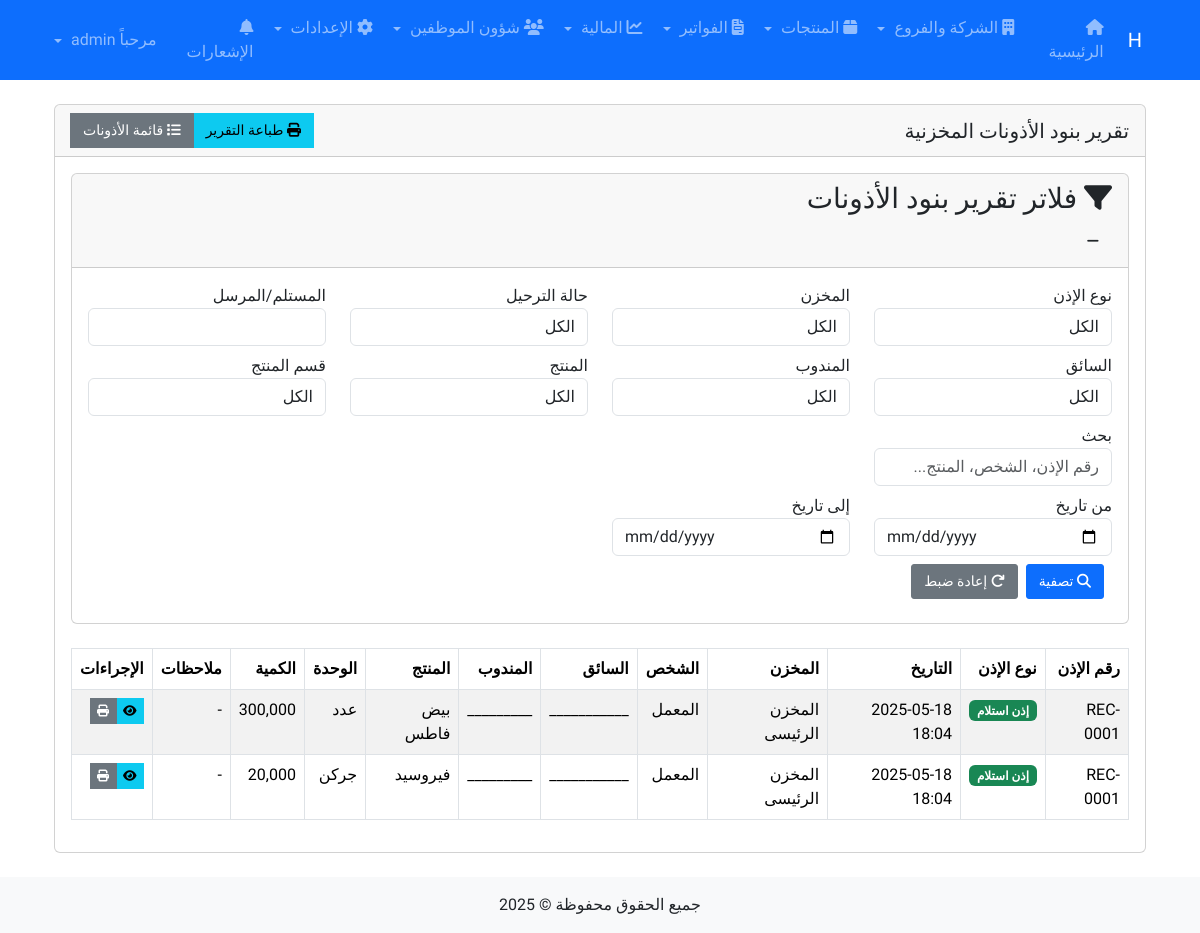
Page /finances/reports/store-permits/ (signed in) on the committed database.
### finances/models.py (models this page shows, shortened)
class StorePermitItem(models.Model):
    permit = models.ForeignKey(StorePermit, on_delete=models.CASCADE, related_name='items', verbose_name=_("الإذن"))
    product = models.ForeignKey(Product, on_delete=models.CASCADE, related_name='permit_items', verbose_name=_("المنتج"))
    product_unit = models.ForeignKey(ProductUnit, on_delete=models.CASCADE, related_name='permit_items', verbose_name=_("وحدة المنتج"))
    quantity = models.DecimalField(_("الكمية"), max_digits=15, decimal_places=3)
    notes = models.TextField(_("ملاحظات"), blank=True, null=True)
    created_transaction = models.OneToOneField(ProductTransaction, on_delete=models.SET_NULL,
                                          null=True, blank=True, related_name='created_by_permit_item',
                                          verbose_name=_("حركة المنتج المنشأة"))
    class Meta:
        verbose_name = _("بند إذن مخزني")
        verbose_name_plural = _("بنود أذونات المخزن")

class StorePermit(models.Model):
    ISSUE = 'issue'
    RECEIVE = 'receive'
    PERMIT_TYPES = [
        (ISSUE, _("إذن صرف")),
        (RECEIVE, _("إذن استلام")),
    ]
    number = models.CharField(_("رقم الإذن"), max_length=50, unique=True)
    permit_type = models.CharField(_("نوع الإذن"), max_length=10, choices=PERMIT_TYPES)
    date = models.DateTimeField(_("تاريخ الإذن"), default=timezone.now)
    store = models.ForeignKey(Store, on_delete=models.CASCADE, related_name='permits', verbose_name=_("المخزن"))
    person_name = models.CharField(_("اسم الشخص"), max_length=255, help_text=_("المستلم في حالة الصرف أو المرسل في حالة الاستلام"))
    driver = models.ForeignKey(Driver, on_delete=models.SET_NULL, null=True, blank=True, related_name='permits', verbose_name=_("السائق"))
    representative = models.ForeignKey(Representative, on_delete=models.SET_NULL, null=True, blank=True, related_name='permits', verbose_name=_("المندوب"))
    reference_number = models.CharField(_("الرقم المرجعي"), max_length=50, blank=True, null=True)
    notes = models.TextField(_("ملاحظات"), blank=True, null=True)
    is_posted = models.BooleanField(_("مرحل"), default=False)
    class Meta:
        verbose_name = _("إذن مخزني")
        verbose_name_plural = _("أذونات المخزن")
        ordering = ['-date']

### core/models.py (models this page shows, shortened)
class Store(models.Model):
    branch = models.ForeignKey(Branch, on_delete=models.CASCADE, related_name='stores', verbose_name=_("الفرع"))
    name = models.CharField(_("اسم المخزن"), max_length=255)
    address = models.TextField(_("العنوان"), blank=True, null=True)
    keeper = models.CharField(_("أمين المخزن"), max_length=255, blank=True, null=True)
    notes = models.TextField(_("ملاحظات"), blank=True, null=True)
    class Meta:
        verbose_name = _("مخزن")
        verbose_name_plural = _("المخازن")

class Driver(models.Model):
    name = models.CharField(_("الاسم"), max_length=255)
    phone = models.CharField(_("رقم الهاتف"), max_length=20, blank=True, null=True)
    address = models.TextField(_("العنوان"), blank=True, null=True)
    id_number = models.CharField(_("رقم الهوية"), max_length=20, blank=True, null=True)
    license_number = models.CharField(_("رقم الرخصة"), max_length=20, blank=True, null=True)
    notes = models.TextField(_("ملاحظات"), blank=True, null=True)
    class Meta:
        verbose_name = _("سائق")
        verbose_name_plural = _("السائقين")

class Representative(models.Model):
    name = models.CharField(_("الاسم"), max_length=255)
    phone = models.CharField(_("رقم الهاتف"), max_length=20, blank=True, null=True)
    address = models.TextField(_("العنوان"), blank=True, null=True)
    id_number = models.CharField(_("رقم الهوية"), max_length=20, blank=True, null=True)
    commission_percentage = models.DecimalField(_("نسبة العمولة"), max_digits=5, decimal_places=2, default=0)
    notes = models.TextField(_("ملاحظات"), blank=True, null=True)
    class Meta:
        verbose_name = _("مندوب")
        verbose_name_plural = _("المناديب")

### products/models.py (models this page shows, shortened)
class Product(models.Model):
    name = models.CharField(_("اسم المنتج"), max_length=255)
    code = models.CharField(_("كود المنتج"), max_length=50, blank=True, null=True)
    barcode = models.CharField(_("الباركود"), max_length=50, blank=True, null=True)
    category = models.ForeignKey(Category, on_delete=models.SET_NULL, blank=True, null=True,
                               related_name='products', verbose_name=_("القسم"))
    default_store = models.ForeignKey(Store, on_delete=models.SET_NULL, blank=True, null=True,
                                    related_name='default_products', verbose_name=_("المخزن الافتراضي"))
    initial_balance = models.DecimalField(_("الرصيد الافتتاحي"), max_digits=15, decimal_places=3, default=0)
    current_balance = models.DecimalField(_("الرصيد الحالي"), max_digits=15, decimal_places=3, default=0)
    image = models.ImageField(_("صورة المنتج"), upload_to='product_images/', blank=True, null=True)
    description = models.TextField(_("الوصف"), blank=True, null=True)
    is_active = models.BooleanField(_("نشط"), default=True)
    class Meta:
        verbose_name = _("منتج")
        verbose_name_plural = _("المنتجات")

class ProductUnit(models.Model):
    product = models.ForeignKey(Product, on_delete=models.CASCADE, related_name='units', verbose_name=_("المنتج"))
    unit = models.ForeignKey(Unit, on_delete=models.CASCADE, related_name='product_units', verbose_name=_("الوحدة"))
    conversion_factor = models.DecimalField(_("معامل التحويل"), max_digits=10, decimal_places=3, default=1)
    purchase_price = models.DecimalField(_("سعر الشراء"), max_digits=15, decimal_places=2, default=0)
    selling_price = models.DecimalField(_("سعر البيع"), max_digits=15, decimal_places=2, default=0)
    barcode = models.CharField(_("باركود الوحدة"), max_length=50, blank=True, null=True)
    is_default_purchase = models.BooleanField(_("وحدة الشراء الافتراضية"), default=False)
    is_default_sale = models.BooleanField(_("وحدة البيع الافتراضية"), default=False)
    class Meta:
        verbose_name = _("وحدة المنتج")
        verbose_name_plural = _("وحدات المنتجات")
        unique_together = [['product', 'unit']]

class Unit(models.Model):
    name = models.CharField(_("اسم الوحدة"), max_length=255)
    symbol = models.CharField(_("الرمز"), max_length=10)
    class Meta:
        verbose_name = _("وحدة")
        verbose_name_plural = _("وحدات القياس")

### finances/views/reports/store_permits_report.py (the view, shortened to what this page needs)
# urls.py: path('reports/store-permits/', views.store_permits_report, name='store_permits_report'),
@login_required
def store_permits_report(request):
    settings = SystemSettings.get_settings()
    permit_items = StorePermitItem.objects.select_related(
        'permit', 'product', 'product_unit', 'product_unit__unit',
        'permit__store', 'permit__driver', 'permit__representative'
    ).order_by('-permit__date')
    permit_type = request.GET.get('permit_type')
    if permit_type:
        permit_items = permit_items.filter(permit__permit_type=permit_type)
    store_id = request.GET.get('store')
    if store_id:
        permit_items = permit_items.filter(permit__store_id=store_id)
    is_posted = request.GET.get('is_posted')
    if is_posted == 'yes':
        permit_items = permit_items.filter(permit__is_posted=True)
    elif is_posted == 'no':
        permit_items = permit_items.filter(permit__is_posted=False)
    from_date = request.GET.get('from_date')
    to_date = request.GET.get('to_date')
    if from_date:
        permit_items = permit_items.filter(permit__date__date__gte=from_date)
    if to_date:
        permit_items = permit_items.filter(permit__date__date__lte=to_date)
    person_name = request.GET.get('person_name')
    if person_name:
        permit_items = permit_items.filter(permit__person_name__icontains=person_name)
    driver_id = request.GET.get('driver')
    if driver_id:
        permit_items = permit_items.filter(permit__driver_id=driver_id)
    representative_id = request.GET.get('representative')
    if representative_id:
        permit_items = permit_items.filter(permit__representative_id=representative_id)
    product_id = request.GET.get('product')
    if product_id:
        permit_items = permit_items.filter(product_id=product_id)
    category_id = request.GET.get('category')
    if category_id:
        permit_items = permit_items.filter(product__category_id=category_id)
    search_query = request.GET.get('q')
    stores = Store.objects.all()
    drivers = Driver.objects.all()
    representatives = Representative.objects.all()
    products = Product.objects.all()
    categories = Category.objects.all()
    permit_filters = [
        {
            'name': 'permit_type',
            'label': 'نوع الإذن',
            'type': 'select',
            'options': StorePermit.PERMIT_TYPES,
            'value': permit_type
        },
        {
            'name': 'store',
            'label': 'المخزن',
            'type': 'select',
            'options': stores,
            'value': store_id
        },
        {
            'name': 'is_posted',
            'label': 'حالة الترحيل',
            'type': 'select',
            'options': [('yes', 'مرحل'), ('no', 'غير مرحل')],
            'value': is_posted
        },
        {
            'name': 'person_name',
            'label': 'المستلم/المرسل',
            'type': 'text',
            'value': person_name
        },
        {
            'name': 'driver',
            'label': 'السائق',
            'type': 'select',
            'options': drivers,
            'value': driver_id
        },
        {
            'name': 'representative',
            'label': 'المندوب',
            'type': 'select',
            'options': representatives,
            'value': representative_id
        },
        {
            'name': 'product',
            'label': 'المنتج',
            'type': 'select',
            'options': products,
            'value': product_id
        },
        {
            'name': 'category',
            'label': 'قسم المنتج',
            'type': 'select',
            'options': categories,
            'value': category_id
        }
    ]
    return render(request, 'finances/reports/store_permits_report.html', {
        'permit_items': permit_items,
        'permit_filters': permit_filters,
        'from_date': from_date,
        'to_date': to_date,
        'search_query': search_query,
        'settings': settings,
        'title': 'تقرير بنود الأذونات المخزنية'
    })

### core/models.py (called while the page is built)
    @classmethod
    def get_settings(cls):
        settings, created = cls.objects.get_or_create(pk=1)
        return settings

### users/context_processors.py (called while the page is built)
def notifications(request):
    context_data = {
        'unread_notifications_count': 0
    }
    if request.user.is_authenticated:
        context_data['unread_notifications_count'] = get_unread_notifications_count(request.user)
    return context_data

### users/utils.py (called while the page is built)
def get_unread_notifications_count(user):
    return UserNotification.objects.filter(recipient=user, is_read=False).count()

### templates/finances/reports/store_permits_report.html (shortened to what this page needs)
{% extends 'base.html' %}
{% load static %}
{% load humanize %}
{% block content %}
<div class="container-fluid">
    <div class="row">
        <div class="col-12">
            <div class="card">
                <div class="card-header d-flex justify-content-between align-items-center">
                    <h5 class="card-title mb-0">{{ title }}</h5>
                    <div class="btn-group">
                        <a href="{% url 'store_permits_report_print' %}?{{ request.GET.urlencode }}" class="btn btn-info" target="_blank">
                            <i class="fas fa-print"></i> طباعة التقرير
                        </a>
                        <a href="{% url 'store_permit_list' %}" class="btn btn-secondary">
                            <i class="fas fa-list"></i> قائمة الأذونات
                        </a>
                    </div>
                </div>
                <div class="card-body">
                    {% include 'partials/_search_filters.html' with filter_title="فلاتر تقرير بنود الأذونات" filters=permit_filters date_filter=True search_placeholder="رقم الإذن، الشخص، المنتج..." %}
                    <div class="table-responsive mt-4">
                        <table class="table table-bordered table-striped">
                            <thead>
                                <tr>
                                    <th>رقم الإذن</th>
                                    <th>نوع الإذن</th>
                                    <th>التاريخ</th>
                                    <th>المخزن</th>
                                    <th>الشخص</th>
                                    {% if settings.show_driver_in_permit_report %}
                                    <th>السائق</th>
                                    {% endif %}
                                    {% if settings.show_representative_in_permit_report %}
                                    <th>المندوب</th>
                                    {% endif %}
                                    <th>المنتج</th>
                                    <th>الوحدة</th>
                                    <th>الكمية</th>
                                    <th>ملاحظات</th>
                                    <th>الإجراءات</th>
                                </tr>
                            </thead>
                            <tbody>
                                {% for item in permit_items %}
                                <tr>
                                    <td>{{ item.permit.number }}</td>
                                    <td>
                                        {% if item.permit.permit_type == 'issue' %}
                                            <span class="badge bg-danger">إذن صرف</span>
                                        {% else %}
                                            <span class="badge bg-success">إذن استلام</span>
                                        {% endif %}
                                    </td>
                                    <td>{{ item.permit.date|date:"Y-m-d H:i" }}</td>
                                    <td>{{ item.permit.store.name }}</td>
                                    <td>{{ item.permit.person_name }}</td>
                                    {% if settings.show_driver_in_permit_report %}
                                    <td>{{ item.permit.driver.name|default:"-" }}</td>
                                    {% endif %}
                                    {% if settings.show_representative_in_permit_report %}
                                    <td>{{ item.permit.representative.name|default:"-" }}</td>
                                    {% endif %}
                                    <td>{{ item.product.name }}</td>
                                    <td>{{ item.product_unit.unit.name }}</td>
                                    <td>{{ item.quantity }}</td>
                                    <td>{{ item.notes|default:"-" }}</td>
                                    <td>
                                        <div class="btn-group">
                                            <a href="{% url 'store_permit_detail' item.permit.id %}" class="btn btn-sm btn-info">
                                                <i class="fas fa-eye"></i>
                                            </a>
                                            <a href="{% url 'store_permit_print' item.permit.id %}" class="btn btn-sm btn-secondary" target="_blank">
                                                <i class="fas fa-print"></i>
                                            </a>
                                        </div>
                                    </td>
                                </tr>
                                {% endfor %}
                            </tbody>
                        </table>
                    </div>
                </div>
            </div>
        </div>
    </div>
</div>
{% endblock %}

### templates/base.html (style rules this page uses)
body { font-family: 'Tajawal', sans-serif; }
.card { transition: transform 0.3s; }
.btn { padding: 0.375rem 0.75rem; font-size: 0.875rem; border-radius: 3px; box-shadow: none; transition: all 0.2s; }
.btn-sm { padding: 0.25rem 0.5rem; font-size: 0.75rem; }
.table .btn { padding: 0.2rem 0.4rem; font-size: 0.75rem; }

### rows in the picture
StorePermitItem: permit.number "REC-0001", shows "إذن استلام", permit "2025-05-18 18:04", permit.store.name "المخزن الرئيسى", permit.person_name "المعمل", permit.driver.name "___________", permit.representative.name "_________", product.name "بيض فاطس", product_unit.unit.name "عدد", quantity "300,000", notes "-"
StorePermitItem: permit.number "REC-0001", shows "إذن استلام", permit "2025-05-18 18:04", permit.store.name "المخزن الرئيسى", permit.person_name "المعمل", permit.driver.name "___________", permit.representative.name "_________", product.name "فيروسيد", product_unit.unit.name "جركن", quantity "20,000", notes "-"

### other values in the picture
{{ title }} "تقرير بنود الأذونات المخزنية"
{{ filter_title|default:"فلاتر البحث" }} "فلاتر تقرير بنود الأذونات"
{{ filter.label }} "نوع الإذن" "المخزن" "حالة الترحيل" "المستلم/المرسل" "السائق" "المندوب" "المنتج" "قسم المنتج"
form field permit_type "الكل"
form field store "الكل"
form field is_posted "الكل"
form field driver "الكل"
form field representative "الكل"
form field product "الكل"
form field category "الكل"
